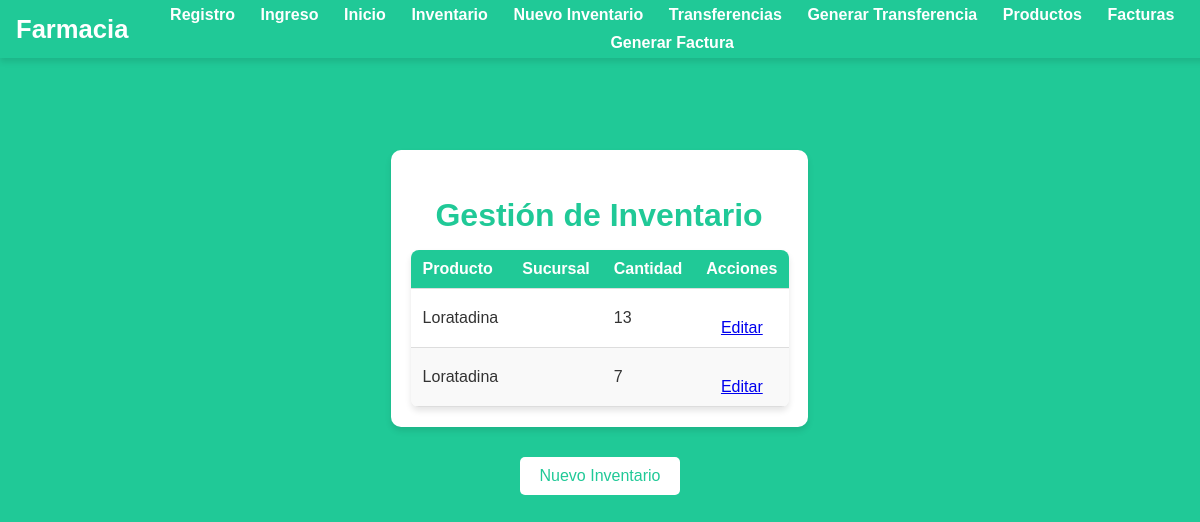
Page /inventario/ on the earlier database version.
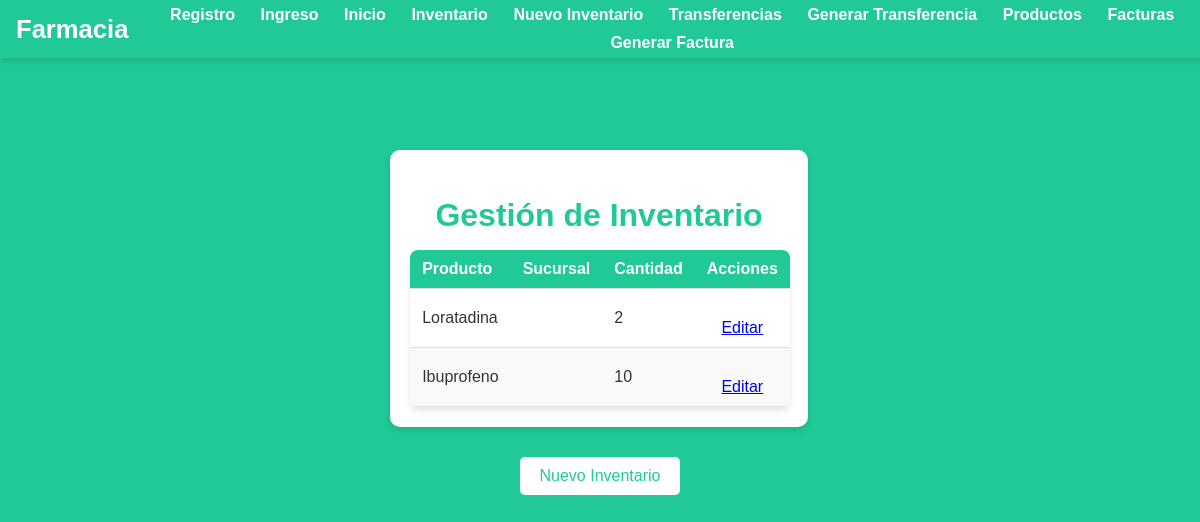
Same page on the later database version.
### Farmacia/models.py (models this page shows, shortened)
class Inventario(models.Model):
    codigo = models.CharField(max_length=10, unique=True, null=True)
    sucursal = models.ForeignKey(Sucursal, related_name='inventario_list', on_delete=models.CASCADE, null=True)
    cantidad = models.PositiveIntegerField(default=0)
    producto= models.ForeignKey(Producto, on_delete=models.CASCADE, null=True)

class Producto(models.Model):
    nombre = models.CharField(max_length=50)
    precio = models.DecimalField(max_digits=10, decimal_places=2, default=0)

### Farmacia/views.py (the view)
# urls.py: path('inventario/', views.GestionInventarioListView.as_view(), name='gestion_inventario'),
class GestionInventarioListView(ListView):
    model = Inventario
    template_name = 'gestion_inventario.html'
    context_object_name = 'inventarios'
    paginate_by = 10
    def get_queryset(self):
        return Inventario.objects.all()

### templates/gestion_inventario.html (shortened to what this page needs)
{% load static %}
<!DOCTYPE html>
<html lang="es">
<head>
    <link rel="stylesheet" href="{% static 'css/styles.css' %}?v=2">
</head>
<body>
    <header>
        <h1>Farmacia</h1>
        <nav>
            <ul>
                <li><a href="/registro/">Registro</a></li>
                <li><a href="/login/">Ingreso</a></li>
                <li><a href="/inicio/">Inicio</a></li>
                <li><a href="/inventario/">Inventario</a></li>
                <li><a href="/inventario/nuevo/">Nuevo Inventario</a></li>
                <li><a href="/transferencias/">Transferencias</a></li>
                <li><a href="/transferencias/crear/">Generar Transferencia</a></li>
                <li><a href="/productos/">Productos</a></li>
                <li><a href="/facturas/">Facturas</a></li>
                <li><a href="/factura/crear/">Generar Factura</a></li>
            </ul>
        </nav>
    </header>
    <main>
        <div class="table-container">
            <h2>Gestión de Inventario</h2>
            <table>
                <thead>
                    <tr>
                        <th>Producto</th>
                        <th>Sucursal</th>
                        <th>Cantidad</th>
                        <th>Acciones</th>
                    </tr>
                </thead>
                <tbody>
                    {% for inventario in inventarios %}
                    <tr>
                        <td>{{ inventario.producto.nombre }}</td>
                        <td>{{ inventario.sucursal.numeroSucursal }}</td>
                        <td>{{ inventario.cantidad }}</td>
                        <td class="actions">
                        <div class="btn-container">
                         <a href="{% url 'editar_inventario' inventario.pk %}"> Editar</a>
                        </div>
                        </td>
                    </tr>
                    {% empty %}
                    <tr>
                        <td colspan="4">No hay inventarios disponibles</td>
                    </tr>
                    {% endfor %}
                </tbody>
            </table>
        </div>
        <div class="btn-container">
            <a href="/inventario/nuevo" class="btn">Nuevo Inventario</a>
        </div>
    </main>
</body>
</html>

Differences in the rows shown:
removed Inventario: producto.nombre "Loratadina", cantidad "13"
changed Inventario "Loratadina": cantidad "7" → "2"
added Inventario: producto.nombre "Ibuprofeno", cantidad "10"
